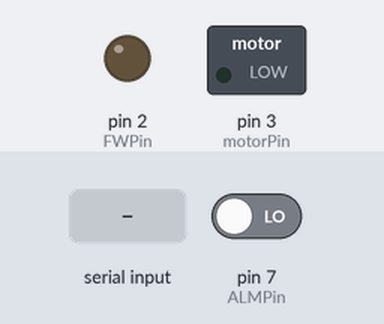
A sketch run on a simulated Arduino Uno, built with avr-gcc and run on an emulated ATmega328P. Parts: switched loads named in the sketch (green lamp = pin HIGH), output pins drawn as LEDs (lit = HIGH). The inputs (shaded band) are chosen by the test bench; at power-on: pin 7 (ALMPin) LOW. What the sketch prints to the serial monitor is not drawn.

Above: at 1.2 s.
1.3 s: "forward\n" received over Serial
At 1.8 s:
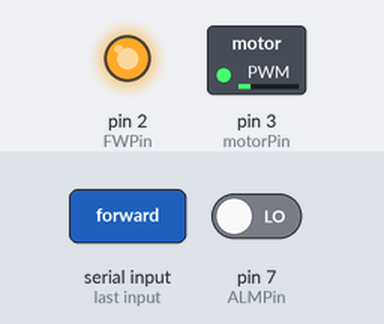
2.8 s: "reverse\n" received over Serial
At 4.1 s:
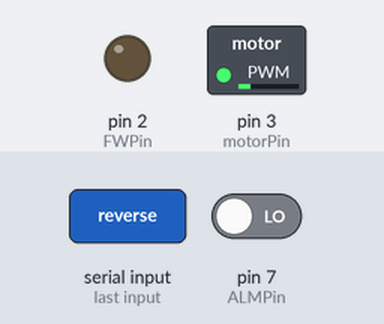
Timing chart, 0 to 5.8 s (numbered marks = the images above; inputs shaded):
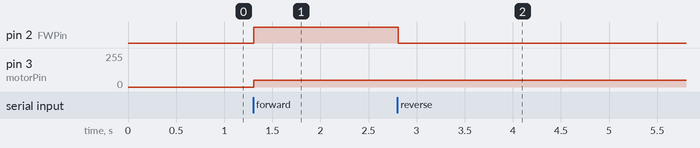

The sketch:

stepper_test.ino
```cpp
/*

W = blue
V = green
U = yellow
(same for hv,hw,hu)

REF+ is red from hall sensor
hu = yellow
hv = green
hw = blue
REF- is black from hall sensor

ENBL to ground
BRK to 5v
AVI to PWM (pin 6) on Arduino
GND shared ground w Arduino

the BRK (brake) is a momentary brake. at 5v (HIGH) it is off. at GND (LOW) it is on, and stops it immediately.

I should also wire the alarm pin


motor URL: https://www.act-motor.com/brushless-dc-motor-57blf-product/
controller URL: https://www.act-motor.com/brushless-dc-motor-driver-bldc-8015a-product/
*/

int FWPin = 2;
int motorPin = 3;
int ALMPin = 7;
int speed = 50;

void setup() {
  // put your setup code here, to run once:
  pinMode(motorPin, OUTPUT);  // sets the pin as output
  pinMode(FWPin, OUTPUT);
  analogWrite(motorPin, 0);

  // pinMode(ALMPin, INPUT);

  Serial.begin(9600);
}

void loop() {

  int ALMsignal = digitalRead(ALMPin);
  Serial.println(ALMsignal);

  if (Serial.available() > 0) {
    String command = Serial.readStringUntil('\n');  // Read the incoming serial data
    command.trim();                                 // Remove leading and trailing white spaces

    if (command.equals("forward")) {
      // Forward rotation
      analogWrite(motorPin, speed);
      digitalWrite(FWPin, HIGH);
    } else if (command.equals("reverse")) {
      // Reverse rotation
      analogWrite(motorPin, speed);
      digitalWrite(FWPin, LOW);

    } else if (command.equals("stop")) {
      // stop rotation
      analogWrite(motorPin, 0);
    }
  }
}
```

Measured:
- after the input at 1.3 s, pin 2 (FWPin): LOW → HIGH at once; pin 3 (motorPin): 0/255 → 50/255 at once
- after the input at 2.8 s, pin 2 (FWPin): HIGH → LOW at once
